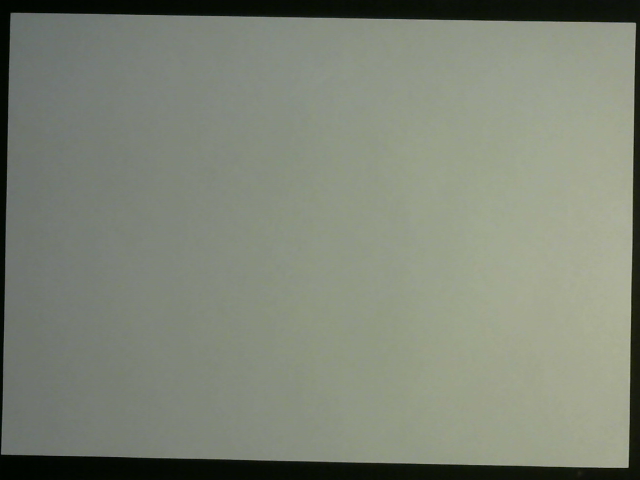
#> input picture dataset/paper/trainset/0/smooth_0.png, 640 x 480 px; its folder holds 4 pictures in this run
$ python vgg_training.py
#> lines starting #> are read from the running program, lines starting #| are printed output that depends on the picture; after the words box and inside, x2 and y2 are one past the last pixel; in counts of white or black regions, pixels touching at a corner belong together; pictures that were not available may be replaced by others from this repository, and a replacement may not be noted
import numpy as np
import matplotlib.pyplot as plt
from scipy.signal import convolve2d
from scipy import ndimage as ndi
from scipy import misc
import skimage.measure
from skimage import feature
import cv2
import glob
import scipy
import json

np.random.seed(1024)

def tanh(x):
	return np.tanh(x)

def d_tanh(x):
	return 1 - np.tanh(x) ** 2

def ReLu(x):
	mask = (x>0) * 1.0
	return mask *x

def d_ReLu(x):
	mask = (x>0) * 1.0
	return mask


num_epoch = 10
learing_rate = 0.0001
learing_rate_conv = 0.00001
total_cost = 0
cost_array =[]

w1 = np.random.randn(3,3)*np.sqrt(2/3)
w2 = np.random.randn(3,3)*np.sqrt(2/3)

w3a = np.random.randn(3,3)*np.sqrt(2/3)
w3b = np.random.randn(3,3)*np.sqrt(2/3)

w4a = np.random.randn(3,3)*np.sqrt(2/3)
w4b = np.random.randn(3,3)*np.sqrt(2/3)  #для relu - *np.sqrt(2/w_size)

w5 = np.random.randn(2048,1024)*np.sqrt(2/2048)
w6 = np.random.randn(1024,512)*np.sqrt(2/1024)
w7 = np.random.randn(512,1)*np.sqrt(1/512)  # для tanh - *np.sqrt(1/w_size)


res_0 = glob.glob("./dataset/paper/trainset/0/*") # ровные листы
res_1 = glob.glob("./dataset/paper/trainset/1/*") # мятые листы
res = [item for sublist in zip(res_0,res_1) for item in sublist] # объединяем массивовы в один с чередованием элементов

for iter in range(num_epoch):
	i = 0
	print("Epoch: ", iter)
	for img in res:
		label = np.array([0.000001])
		if i % 2 == 0:
			label = np.array([0.000001])
		if i % 2 == 1:
			label = np.array([0.999999])
		i+=1

		image = cv2.imread(img, 0)
#> image: shape (480, 640); min 2, max 181, mean 128.8
		image = (feature.canny(image, sigma=1)).astype(float)
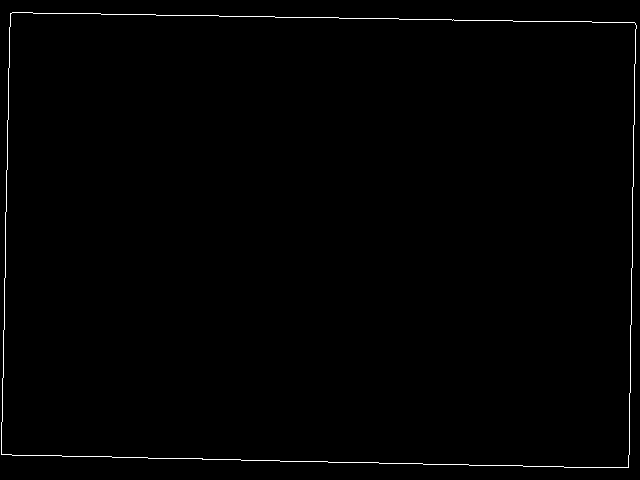
#> image: shape (480, 640) float64; values 0 (black) and 1 (white), 0.7% white in thin lines or dots
		image = cv2.resize(image, dsize=(128, 128), interpolation=cv2.INTER_CUBIC)
#> image: shape (128, 128) float64
		#image = image-np.mean(image, axis = 0)

		l1 = convolve2d(np.pad(image,1,'constant'),w1,'valid')
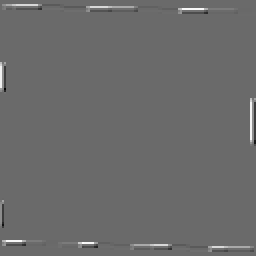
#> l1: shape (128, 128) float64 (shown 2 times larger); min -2.28, max 3.16, mean 0.0174; drawn with min black and max white
		l1_a = ReLu(l1)
#> in ReLu, `mask = (x>0) * 1.0`: mask: shape (128, 128) float64; values 0 (black) and 1 (white), 3.2% white in thin lines or dots
		l2 = convolve2d(np.pad(l1_a,1,'constant'),w2,'valid')
		l2_a = ReLu(l2)
#> in ReLu (call 2), `mask = (x>0) * 1.0`: mask: shape (128, 128) float64; values 0 (black) and 1 (white), 4.4% white in thin lines or dots

		l2Mean = skimage.measure.block_reduce(l2_a, (2,2), np.mean)

		l3a = convolve2d(np.pad(l2Mean,1,'constant'),w3a,'valid')
		l3a_a = ReLu(l3a)
#> in ReLu (call 3), `mask = (x>0) * 1.0`: mask: shape (64, 64) float64; values 0 (black) and 1 (white), 13.6% white; 4 white regions, box (x1, y1, x2, y2) and area: (0, 48, 64, 64) 257, (0, 0, 64, 6) 244, (61, 23, 64, 38) 31, (0, 14, 3, 25) 24
		l3b = convolve2d(np.pad(l2Mean,1,'constant'),w3b,'valid')
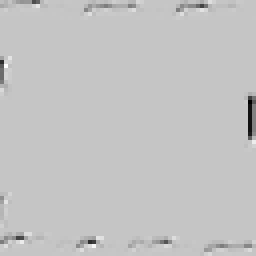
#> l3b: shape (64, 64) float64 (shown 4 times larger); min -1.43, max 0.413, mean -0.0129; drawn with min black and max white
		l3b_b = ReLu(l3b)
#> in ReLu (call 4), `mask = (x>0) * 1.0`: mask: shape (64, 64) float64; values 0 (black) and 1 (white), 6.7% white in thin lines or dots
		l4a = convolve2d(np.pad(l3a_a,1,'constant'),w4a,'valid')
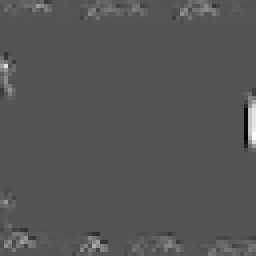
#> l4a: shape (64, 64) float64 (shown 4 times larger); min -1.15, max 2.31, mean 0.026; drawn with min black and max white
		l4a_a = ReLu(l4a)
#> in ReLu (call 5), `mask = (x>0) * 1.0`: mask: shape (64, 64) float64; values 0 (black) and 1 (white), 15.3% white in thin lines or dots
		l4b = convolve2d(np.pad(l3b_b,1,'constant'),w4b,'valid')
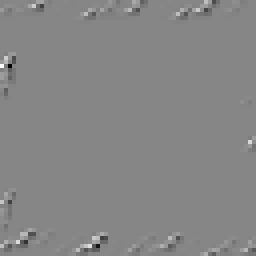
#> l4b: shape (64, 64) float64 (shown 4 times larger); min -1.13, max 1.02, mean -0.00121; drawn with min black and max white
		l4b_b = ReLu(l4b)
#> in ReLu (call 6), `mask = (x>0) * 1.0`: mask: shape (64, 64) float64; values 0 (black) and 1 (white), 7% white in thin lines or dots
#> in ReLu (call 6), `return mask *x`:
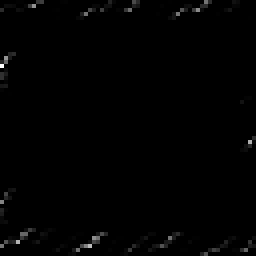
#> returned value: shape (64, 64) float64 (shown 4 times larger); min 0, max 1.02, mean 0.00702; drawn with min black and max white

		l4aMean = skimage.measure.block_reduce(l4a_a, (2,2), np.mean)
		l4bMean = skimage.measure.block_reduce(l4b_b, (2,2), np.mean)

		_l5 = np.expand_dims(np.hstack(( l4aMean.ravel(), l4bMean.ravel() )),axis=0)
		l5 = _l5.dot(w5)
		l5a = ReLu(l5)

		l6 = l5a.dot(w6)
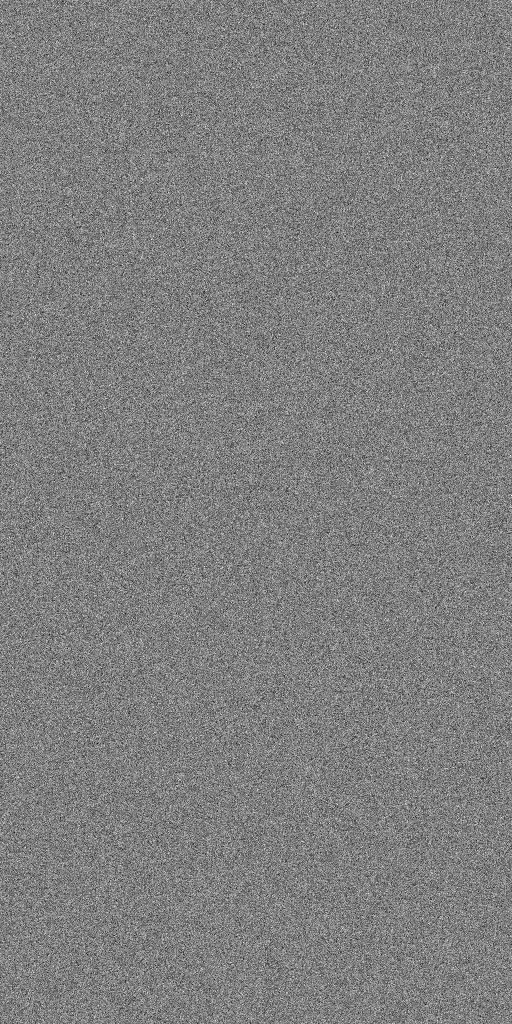
#> w6: shape (1024, 512) float64; min -0.206, max 0.207, mean 8.76e-05; drawn with min black and max white
		l6a = ReLu(l6)

		l7 = l6a.dot(w7)
#> l7 = [-0.005]
		l7_Output = tanh(l7)
#> l7_Output = [-0.005]

		lay_7_lost = l7_Output - label
#> lay_7_lost = [-0.00501]
		lay_7_delta = lay_7_lost * d_ReLu(l7)
#> in d_ReLu, `mask = (x>0) * 1.0`: mask = [0]
#> lay_7_delta = [0]
		layer = l6a
		lay_7_grad = layer.T.dot(lay_7_delta)
#> lay_7_grad = 512 values from 0 to 0
		w7 = w7 - learing_rate * lay_7_grad
#> w7 = 512 values, max 0.142 at index 447, min -0.133 at index 139, mean -0.00213

		lay_6_lost = (lay_7_delta).dot(w7.T)
		lay_6_delta = lay_6_lost * d_ReLu(l6)
		layer = l5a
		lay_6_grad = layer.T.dot(lay_6_delta)
#> lay_6_grad: shape (1024, 512) float64; every value is 0
		w6 = w6 - learing_rate * lay_6_grad

		lay_5_lost = (lay_6_delta).dot(w6.T)
		lay_5_delta = lay_5_lost * d_ReLu(l5)
		layer = _l5
		lay_5_grad = layer.T.dot(lay_5_delta)
#> lay_5_grad: shape (2048, 1024) float64; every value is 0
		w5 = w5 - learing_rate * lay_5_grad

		lay_4a_lost = np.reshape((lay_5_delta).dot(w5.T)[:,:1024],(32,32)).repeat(2,axis=0).repeat(2,axis=1)
#> lay_4a_lost: shape (64, 64) float64; every value is 0
		lay_4a_delta = lay_4a_lost * d_ReLu(l4a)
		layer = l3a_a
		lay_4a_grad = np.rot90(convolve2d(np.pad(layer,1,'constant'),np.rot90(lay_4a_delta,2),'valid'),2)
#> lay_4a_grad = [[0, 0, 0], [0, 0, 0], [0, 0, 0]]
		w4a = w4a - learing_rate_conv * lay_4a_grad
#> w4a = [[0.0179, -0.0281, -0.93], [0.431, 0.643, 0.954], [-1.03, 0.313, 1.06]]

		lay_4b_lost = np.reshape((lay_5_delta).dot(w5.T)[:,1024:],(32,32)).repeat(2,axis=0).repeat(2,axis=1)
		lay_4b_delta = lay_4b_lost * d_ReLu(l4b)
		layer = l3b_b
		lay_4b_grad = np.rot90(convolve2d(np.pad(layer,1,'constant'),np.rot90(lay_4b_delta,2),'valid'),2)
#> lay_4b_grad = [[0, 0, 0], [0, 0, 0], [0, 0, 0]]
		w4b = w4b - learing_rate_conv * lay_4b_grad
#> w4b = [[-0.247, 0.655, 0.806], [2.56, -0.117, -2.64], [-0.326, -0.381, -0.846]]

		lay_3a_lost = convolve2d(w4a,np.rot90( np.pad(lay_4a_delta,1,'constant'),2)    ,'valid')
		lay_3a_delta = lay_3a_lost * d_ReLu(l3a)
		layer = l2Mean
		lay_3a_grad =np.rot90(convolve2d(np.pad(layer,1,'constant'),np.rot90(lay_3a_delta,2),'valid'),2)
#> lay_3a_grad = [[0, 0, 0], [0, 0, 0], [0, 0, 0]]
		w3a = w3a - learing_rate_conv * lay_3a_grad
#> w3a = [[0.576, 0.69, -0.537], [0.464, 0.421, -0.503], [0.756, -1.05, 1.17]]

		lay_3b_lost = convolve2d(w4b,np.rot90( np.pad(lay_4b_delta,1,'constant'),2)    ,'valid')
		lay_3b_delta = lay_3b_lost * d_ReLu(l3b)
		layer = l2Mean
		lay_3b_grad =np.rot90(convolve2d(np.pad(layer,1,'constant'),np.rot90(lay_3b_delta,2),'valid'),2)
#> lay_3b_grad = [[0, 0, 0], [0, 0, 0], [0, 0, 0]]
		w3b = w3b - learing_rate_conv * lay_3b_grad
#> w3b = [[-0.347, -0.329, 0.493], [-1.34, -0.68, 0.0558], [0.345, 0.506, -0.314]]

		lay_2_lost = (convolve2d(w3a,np.rot90( np.pad(lay_3a_delta,1,'constant'),2),'valid') + convolve2d(w3b,np.rot90( np.pad(lay_3b_delta,1,'constant'),2),'valid')).repeat(2,axis=0).repeat(2,axis=1)
#> lay_2_lost: shape (128, 128) float64; every value is 0
		lay_2_delta = lay_2_lost * d_ReLu(l2)
		layer = l1_a
		lay_2_grad = np.rot90(convolve2d(np.pad(layer,1,'constant'),np.rot90(lay_2_delta,2),'valid'),2)
#> lay_2_grad = [[0, 0, 0], [0, 0, 0], [0, 0, 0]]
		w2 = w2 - learing_rate_conv * lay_2_grad
#> w2 = [[-0.464, -0.0532, 0.659], [-0.472, 0.468, -0.275], [0.243, -0.306, 0.127]]

		lay_1_lost = convolve2d(w2,np.rot90( np.pad(lay_2_delta,1,'constant'),2),'valid')
		lay_1_delta = lay_1_lost * d_ReLu(l1)
		layer = image
		lay_1_grad = np.rot90(convolve2d(np.pad(layer,1,'constant'),np.rot90(lay_1_delta,2),'valid'),2)
#> lay_1_grad = [[0, 0, 0], [0, 0, 0], [0, 0, 0]]
		w1 = w1 - learing_rate_conv * lay_1_grad
#> w1 = [[1.73, 0.206, 1.19], [0.465, 0.374, -0.661], [0.706, 0.165, -1.53]]


weights = dict(conv_1=w1.tolist(), conv_2=w2.tolist(), conv_3a=w3a.tolist(), conv_3b=w3b.tolist(), \
				 conv_4a=w4a.tolist(), conv_4b=w4b.tolist(), fc5=w5.tolist(), fc6=w6.tolist(), fc7=w7.tolist())
#> weights = 9 items
import json
with open('./nn_weights', 'w') as file:
	json.dump(weights, file)
	file.close()
